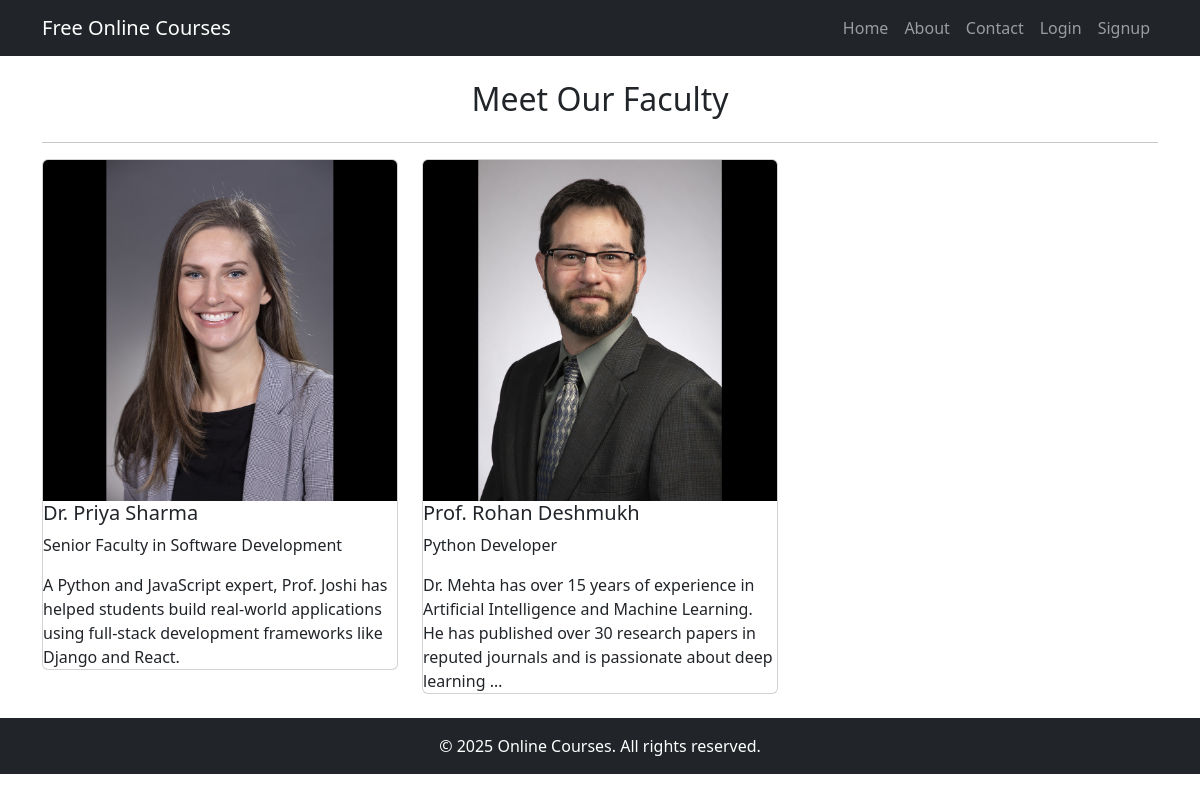
The page /about/ on the database its author committed.
### courses/models.py (models this page shows, shortened)
class Faculty(models.Model):
    name = models.CharField(max_length=100)
    designation = models.CharField(max_length=100)
    bio = models.TextField()
    image = models.ImageField(upload_to='faculty_images/', default='default.jpg')

### courses/views.py (the view)
# urls.py: path('about/', views.about, name='about'),
def about(request):
    faculties = Faculty.objects.all()
    return render(request, 'about.html', {'faculties': faculties})

### courses/templates/about.html
{% extends 'base.html' %}
{% load static %}
{% block content %}
    <h2 class="text-center mb-4">Meet Our Faculty</h2>
     <hr>
    <div class="row">
        {% for faculty in faculties %}
            <div class="col-md-4">
                <div class="card faculty-card">
                    <img src="{{ faculty.image.url }}" class="card-img-top" alt="{{ faculty.name }}">
                    <div class="faculty-card-body">
                        <h5>{{ faculty.name }}</h5>
                        <p class="designation">{{ faculty.designation }}</p>
                        <p class="card-text">{{ faculty.bio|truncatewords:30 }}</p>
                    </div>
                </div>
            </div>
        {% endfor %}
    </div>
{% endblock %}

### rows shown on the page
Faculty: image (picture), name "Dr. Priya Sharma", designation "Senior Faculty in Software Development", bio "A Python and JavaScript expert, Prof. Joshi has helped students build real-world applications using full-stack development frameworks like Django and React."
Faculty: image (picture), name "Prof. Rohan Deshmukh", designation "Python Developer", bio "Dr. Mehta has over 15 years of experience in Artificial Intelligence and Machine Learning. He has published over 30 research papers in reputed journals and is passionate about deep learning …"
